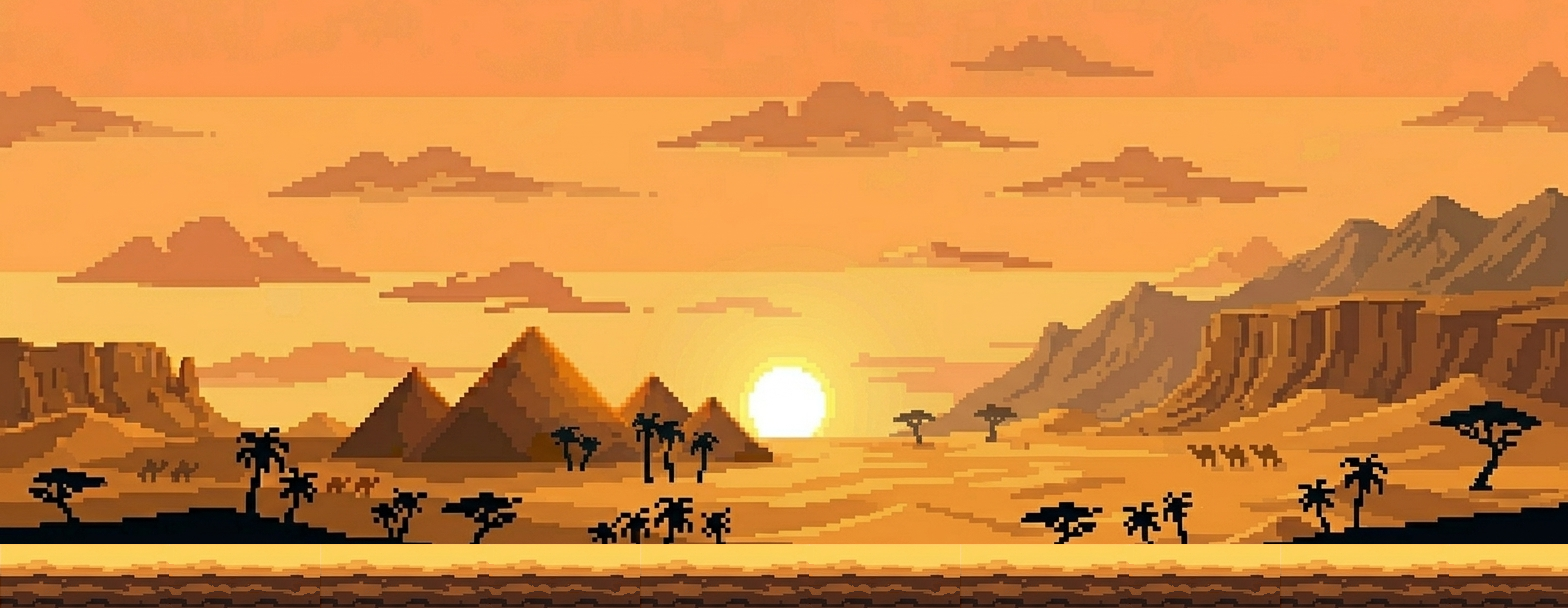

Below is a game level as drawn by its tile map, then a one-line description and the .tmx that defines it (tile-layer data replaced by summaries):
An orthogonal 49x19 tile map with 32x32 px tiles, 3 tile layers (Sfondo, Pavimento, Props), 2 tilesets and 2 objects (Pavimento).

<map version="1.10" tiledversion="1.11.2" orientation="orthogonal" renderorder="right-down" width="49" height="19" tilewidth="32" tileheight="32" infinite="0" nextlayerid="5" nextobjectid="7">
 <tileset firstgid="1" source="Sfondo-Esterno.tsx" />
 <tileset firstgid="1030" source="Esterno-Intro.tsx" />
 <layer id="1" name="Sfondo" width="49" height="19">
  <data>[931 cells, 931 non-empty, 931 distinct tile ids]</data>
 </layer>
 <layer id="2" name="Pavimento" width="49" height="19">
  <data>[931 cells, 98 non-empty, 20 distinct tile ids]</data>
 </layer>
 <objectgroup id="3" name="Pavimento-Ogg">
  <object id="4" name="Pavimento" x="0" y="544" width="1568" height="64" />
  <object id="5" x="951.515" y="866.667" width="3.0303" />
 </objectgroup>
 <layer id="4" name="Props" width="49" height="19">
  <data>[931 cells, 0 non-empty, 0 distinct tile ids]</data>
 </layer>
</map>
